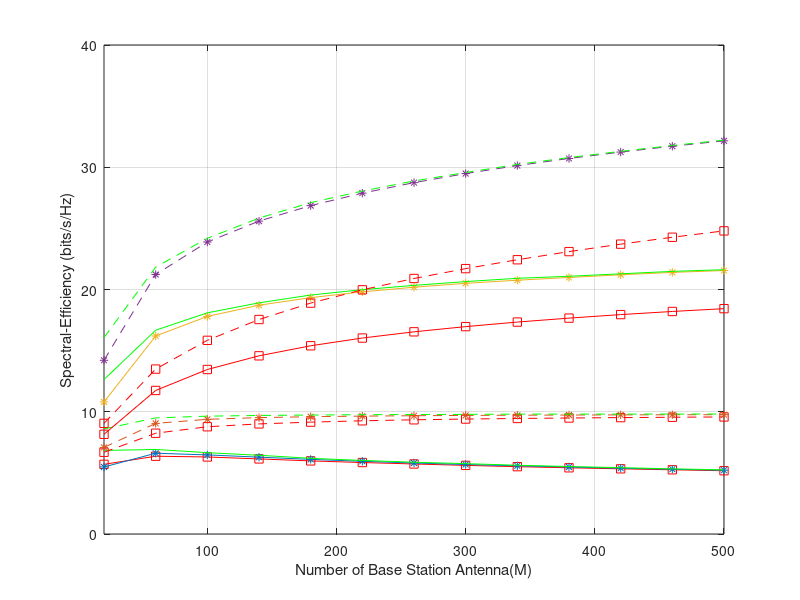

Here is the MATLAB script that generated this plot:
clear
clc
Eu=10^(20/10);
Rh=100;
v=3.8;
vr=(10^(8/10));
K=10;
t=K;
T=196;
n=10^3;
m=20:40:500;
z=exp(sqrt(vr)*sqrt(.5)*(randn(K,n)+1j*randn(K,n)));
Rk=unifrnd(Rh,1000,K,n);
 B=z./((Rk./100).^v);
 
 %.............imperfect mrc
for l=1:length(m)
    p=Eu/(m(l));
    for i=1:K
        sum_B=sum(B);
        num=t*p*(m(l)-1)*B(i,:).^2;
        den=(t*p.*B(i,:)+1).*(sum_B-B(i,:))+(t+1).*B(i,:)+1/p;
        x=num./den;
        c(i,:)=log2(1+x);
    end 
    Rp(l)=((T-t)/T)*sum(sum(c)/n);
end 
plot(m,Rp,'-sr')
clear sum_B num den c Rp
 %.............imperfect zf
for l=1:length(m)
    p=Eu/(m(l));
    for i=1:K
        sum_B=sum(B./(t*p*B+1));
        num=t*p*(m(l)-K)*B(i,:).^2;
        den=(t*p.*B(i,:)+1).*(sum_B)+(t).*B(i,:)+1/p;
        x=num./den;
        c(i,:)=log2(1+x);
    end 
    Rp(l)=((T-t)/T)*sum(sum(c)/n);
end 
hold on
plot(m,Rp,'-*')
clear sum_B num den c Rp
 %................. imperfect  mmse

 for l=1:length(m)
       p=Eu/(m(l));
       w=1./(sum((B./(t*p*B+1)))+1/p);
       w=repmat(w,K,1);
       B1=(t*p*(B.^2))./(t*p*B+1);
       M=m(l);
       x=10*ones(K,n);
       a=10*ones(K,n);
        while sum(sum(a))>K*n
            num=w.*B1.*x+(1/(K-1));
            den=(M*w.*B1.*(1-((K-1)*(x-1)./M))+1).^2;
            sam=num./den;
            for i=1:K
                x1(i,:)=sum(sam)-sam(i);
            end 
             a=abs(x-x1);
             x=x1;
        end 
        muu=x;
        s=(M.*w.*(1-((K-1).*(muu-1)./M)).*B1)+1;
        for i=1:K
            y=1./s(i,:);
            num1(i,:)=(1/(K-1))*(sum(1./s)-y);
            num2(i,:)=1+w(1,:).*(sum(B1./s.^2)-B1(i,:).*y.^2);
            kisi(i,:)=muu(i,:)./(num1(i,:).*num2(i,:));
        end
        alpha=(M-K+1+(K-1)*muu).^2./(M-K+1+(K-1).*kisi);
        teta=w.*B1.*(M-K+1+(K-1).*kisi)./(M-K+1+(K-1)*muu);
        clear x
        x=(alpha-1).*teta;
        c=log2(1+x);
        Rp(l)=((T-t)/T)*sum(sum(c)/n);
 end 
 hold on
 plot(m,Rp,'-g')
 %..........................................
 clear
clc
Eu=10^(20/10);
Rh=100;
v=3.8;
vr=(10^(8/10));
K=10;
n=10^3;
m=20:40:500;
z=exp(sqrt(vr)*sqrt(.5)*(randn(K,n)+1j*randn(K,n)));
Rk=unifrnd(Rh,1000,K,n);
 B=z./((Rk./100).^v);
 
 %.............perfect mrc
for l=1:length(m)
    p=Eu/m(l);
    for i=1:K
        sum_B=sum(B);
        num=p*(m(l)-1)*B(i,:);
        den=p*(sum_B-B(i,:))+1;
        x=num./den;
        c(i,:)=log2(1+x);
    end 
    Rp(l)=sum(sum(c)/n);
end 
hold on
plot(m,Rp,'--sr')
axis([min(m) max(m) 0 50])
clear sum_B num den c Rp
%..................ZF
for l=1:length(m)
     p=Eu/m(l);
    x=p*(m(l)-K)*B;
    c=log2(1+x);
    Rp(l)=sum(sum(c))/n;
end 
Rp(l)=sum(sum(c)/n);
hold on
plot(m,Rp,'--*')
axis([min(m) max(m) 0 50]);
clear x c Rp
%................mmse
 for l=1:length(m)
      p=Eu/m(l);
         M=m(l);
        x=10*ones(K,n);
        a=10*ones(K,n);
        t=0;
        while sum(sum(a))>K*n
              num=p.*B.*x+(1/(K-1));
              den=(M*p*B.*(1-((K-1)*(x-1)./M))+1).^2;
              sam=num./den;
              for i=1:K
                x1(i,:)=sum(sam)-sam(i);
              end 
              a=abs(x-x1);
              x=x1;
              t=t+1;
        end 
        muu=x;
        s=(M.*p.*(1-((K-1).*(muu-1)./M)).*B)+1;
        for i=1:K
            y=1./s(i,:);
            num1(i,:)=(1/(K-1))*(sum(1./s)-y);
            num2(i,:)=1+p*(sum(B./s.^2)-B(i,:).*y.^2);
            kisi(i,:)=muu(i,:)./(num1(i,:).*num2(i,:));
        end
        alpha=(M-K+1+(K-1)*muu).^2./(M-K+1+(K-1).*kisi);
        teta=p*B.*(M-K+1+(K-1).*kisi)./(M-K+1+(K-1)*muu);
        clear x
        x=(alpha-1).*teta;
        c=log2(1+x);
        Rp(l)=sum(sum(c)/n);
 end 
 hold on
 plot(m,Rp,'--g')
%.....................................................
clear
clc
Eu=10^(20/10);
Rh=100;
v=3.8;
vr=(10^(8/10));
K=10;
t=K;
T=196;
n=10^3;
m=20:40:500;
z=exp(sqrt(vr)*sqrt(.5)*(randn(K,n)+1j*randn(K,n)));
Rk=unifrnd(Rh,1000,K,n);
 B=z./((Rk./100).^v);
 
 %.............imperfect mrc
for l=1:length(m)
    p=Eu/sqrt(m(l));
    for i=1:K
        sum_B=sum(B);
        num=t*p*(m(l)-1)*B(i,:).^2;
        den=(t*p.*B(i,:)+1).*(sum_B-B(i,:))+(t+1).*B(i,:)+1/p;
        x=num./den;
        c(i,:)=log2(1+x);
    end 
    Rp(l)=((T-t)/T)*sum(sum(c)/n);
end 
plot(m,Rp,'-sr')
axis([min(m) max(m) 0 50])
clear sum_B num den c Rp
 %.............imperfect zf
for l=1:length(m)
    p=Eu/sqrt(m(l));
    for i=1:K
        sum_B=sum(B./(t*p*B+1));
        num=t*p*(m(l)-K)*B(i,:).^2;
        den=(t*p.*B(i,:)+1).*(sum_B)+(t).*B(i,:)+1/p;
        x=num./den;
        c(i,:)=log2(1+x);
    end 
    Rp(l)=((T-t)/T)*sum(sum(c)/n);
end 
hold on
plot(m,Rp,'-*')
axis([min(m) max(m) 0 50])
clear sum_B num den c Rp
 %................. imperfect  mmse

 for l=1:length(m)
        p=Eu/sqrt(m(l));
        w=1./(sum((B./(t*p*B+1)))+1/p);
        w=repmat(w,K,1);
        B1=(t*p*(B.^2))./(t*p*B+1);
        M=m(l);
        x=10*ones(K,n);
        a=10*ones(K,n);
        while sum(sum(a))>K*n
            num=w.*B1.*x+(1/(K-1));
            den=(M*w.*B1.*(1-((K-1)*(x-1)./M))+1).^2;
            sam=num./den;
            for i=1:K
                x1(i,:)=sum(sam)-sam(i);
            end 
            a=abs(x-x1);
            x=x1;
        end 
        muu=x;
        s=(M.*w.*(1-((K-1).*(muu-1)./M)).*B1)+1;
        for i=1:K
            y=1./s(i,:);
            num1(i,:)=(1/(K-1))*(sum(1./s)-y);
            num2(i,:)=1+w(1,:).*(sum(B1./s.^2)-B1(i,:).*y.^2);
            kisi(i,:)=muu(i,:)./(num1(i,:).*num2(i,:));
        end
        alpha=(M-K+1+(K-1)*muu).^2./(M-K+1+(K-1).*kisi);
        teta=w.*B1.*(M-K+1+(K-1).*kisi)./(M-K+1+(K-1)*muu);
        clear x
        x=(alpha-1).*teta;
        c=log2(1+x);
        Rp(l)=((T-t)/T)*sum(sum(c)/n);
 end 
 hold on
 plot(m,Rp,'-g')
 %.................................................
 clear
clc
Eu=10^(20/10);
Rh=100;
v=3.8;
vr=(10^(8/10));
K=10;
n=10^3;
m=20:40:500;
z=exp(sqrt(vr)*sqrt(.5)*(randn(K,n)+1j*randn(K,n)));
Rk=unifrnd(Rh,1000,K,n);
B=z./((Rk./100).^v);
 
 %.............perfect mrc
for l=1:length(m)
    p=Eu/sqrt(m(l));
    for i=1:K
        sum_B=sum(B);
        num=p*(m(l)-1)*B(i,:);
        den=p*(sum_B-B(i,:))+1;
        x=num./den;
        c(i,:)=log2(1+x);
    end 
    Rp(l)=sum(sum(c)/n);
end 
plot(m,Rp,'--sr')
axis([min(m) max(m) 0 50])
clear sum_B num den c Rp
%..................ZF
for l=1:length(m)
     p=Eu/sqrt(m(l));
     x=p*(m(l)-K)*B;
     c=log2(1+x);
     Rp(l)=sum(sum(c))/n;
end 
Rp(l)=sum(sum(c)/n);
hold on
plot(m,Rp,'--*')
axis([min(m) max(m) 0 50]);
clear x c Rp
%................mmse
 for l=1:length(m)
     p=Eu/sqrt(m(l));
     M=m(l);
     x=10*ones(K,n);
     a=10*ones(K,n);
     t=0;
        while sum(sum(a))>1 && t<150
            num=p.*B.*x+(1/(K-1));
            den=(M*p*B.*(1-((K-1)*(x-1)./M))+1).^2;
            sam=num./den;
            for i=1:K
                x1(i,:)=sum(sam)-sam(i);
            end 
            a=abs(x-x1);
            x=x1;
            t=t+1;
        end 
        muu=x;
        s=(M.*p.*(1-((K-1).*(muu-1)./M)).*B)+1;
        for i=1:K
            y=1./s(i,:);
            num1(i,:)=(1/(K-1))*(sum(1./s)-y);
            num2(i,:)=1+p*(sum(B./s.^2)-B(i,:).*y.^2);
            kisi(i,:)=muu(i,:)./(num1(i,:).*num2(i,:));
        end
        alpha=(M-K+1+(K-1)*muu).^2./(M-K+1+(K-1).*kisi);
        teta=p*B.*(M-K+1+(K-1).*kisi)./(M-K+1+(K-1)*muu);
        clear x
        x=(alpha-1).*teta;
        c=log2(1+x);
        Rp(l)=sum(sum(c)/n);
 end 
 hold on
 plot(m,Rp,'--g')
xlabel('Number of Base Station Antenna(M)')
ylabel('Spectral-Efficiency (bits/s/Hz)')
grid on 
axis([min(m) max(m) 0 40])

